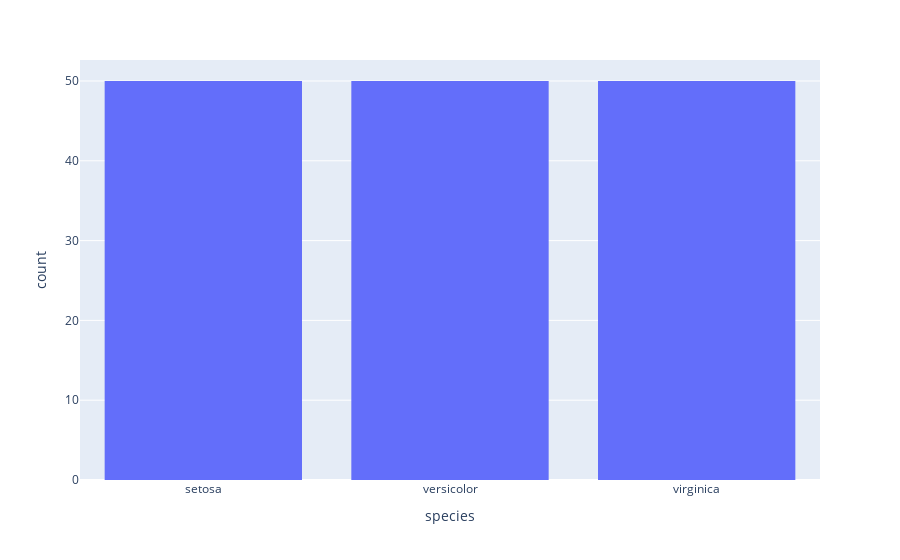

Notebook source saved alongside this figure:
### Markdown cell above
- 6 Histogram

### Code cell
fig6=px.histogram(df, x='species')
fig6.show()

### Figure 1 — Plotly figure (JSON) as saved in the notebook; plotly's stock layout.template omitted (floating-point values rounded to 4 significant figures; data arrays with more than 128 entries replaced by an {"elided": "..."} marker saying what was removed)
{"data": [{"alignmentgroup": "True", "bingroup": "x", "hovertemplate": "species=%{x}<br>count=%{y}<extra></extra>", "legendgroup": "", "marker": {"color": "#636efa", "pattern": {"shape": ""}}, "name": "", "offsetgroup": "", "orientation": "v", "showlegend": false, "type": "histogram", "x": {"elided": "150 str values"}, "xaxis": "x", "yaxis": "y"}], "layout": {"barmode": "relative", "legend": {"tracegroupgap": 0}, "margin": {"t": 60}, "xaxis": {"anchor": "y", "domain": [0, 1], "title": {"text": "species"}}, "yaxis": {"anchor": "x", "domain": [0, 1], "title": {"text": "count"}}}}
